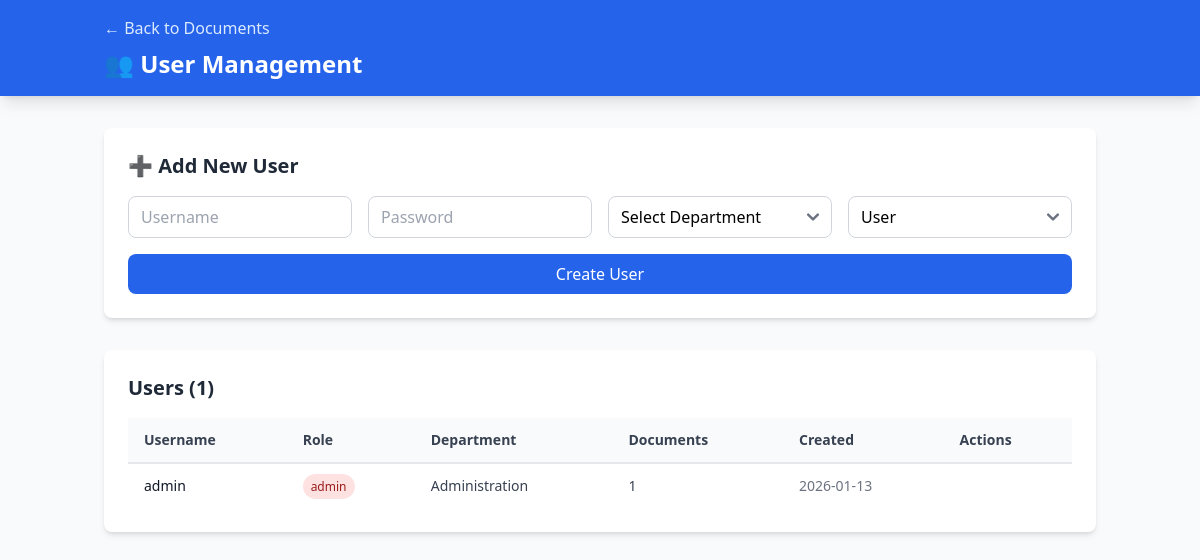
Page /users (signed in) on the earlier database version.
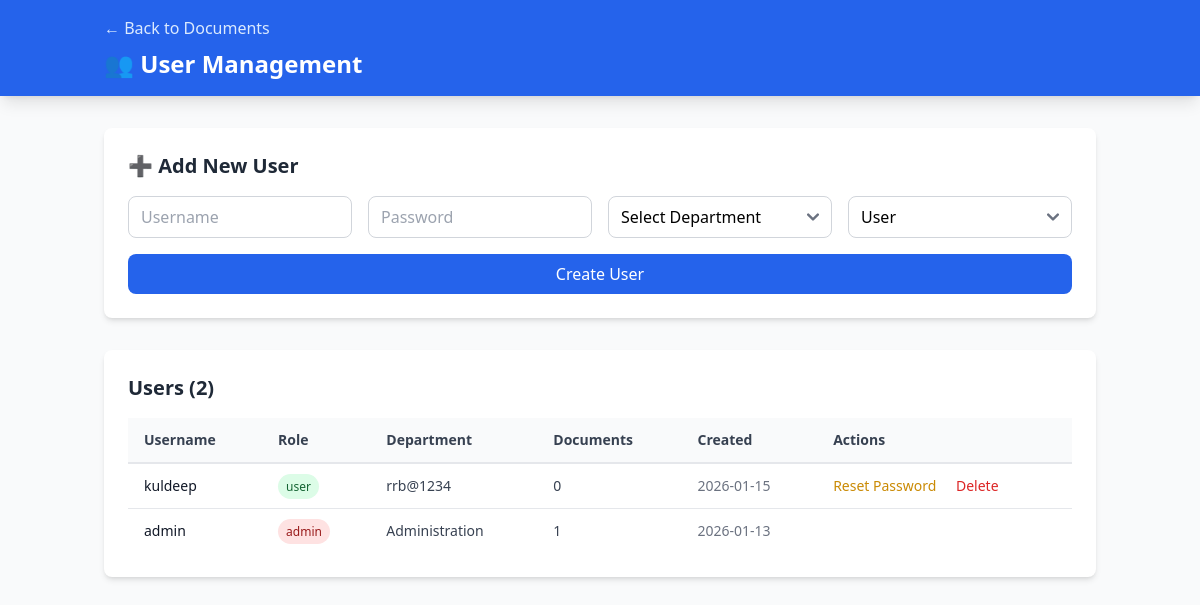
Same page on the later database version.
### app.py (models this page shows)
class User(UserMixin, db.Model):
    id = db.Column(db.Integer, primary_key=True)
    username = db.Column(db.String(80), unique=True, nullable=False)
    password_hash = db.Column(db.String(255), nullable=False)
    role = db.Column(db.String(20), nullable=False, default='user')  # admin, user
    department = db.Column(db.String(100))
    created_at = db.Column(db.DateTime, default=datetime.utcnow)

### app.py (the view)
@app.route('/users')
@login_required
def users():
    if current_user.role != 'admin':
        flash('Access denied. Admin only.', 'error')
        return redirect(url_for('index'))
    all_users = User.query.order_by(User.created_at.desc()).all()
    return render_template("USERS_TEMPLATE.html", users=all_users)

### app.py (called while the page is built)
@login_manager.user_loader
def load_user(user_id):
    return User.query.get(int(user_id))

### templates/USERS_TEMPLATE.html (shortened to what the changed rows need)
<!DOCTYPE html>
<html lang="en">
<head>
    <script src="https://cdn.tailwindcss.com"></script>
    <link href="https://cdn.jsdelivr.net/npm/flowbite@2.5.2/dist/flowbite.min.css" rel="stylesheet" />
</head>
<body class="bg-gray-50">
    <nav class="bg-blue-600 text-white shadow-lg">
        <div class="container mx-auto px-4 py-4">
            <h1 class="text-2xl font-bold mt-2">👥 User Management</h1>
        </div>
    </nav>
    <div class="container mx-auto px-4 py-8">
        <div class="bg-white rounded-lg shadow-md p-6 mb-8">
            <h2 class="text-xl font-semibold mb-4 text-gray-800">➕ Add New User</h2>
        </div>
        <div class="bg-white rounded-lg shadow-md p-6">
            <h2 class="text-xl font-semibold mb-4 text-gray-800">Users ({{ users|length }})</h2>
            <div class="overflow-x-auto">
                <table class="w-full">
                    <thead class="bg-gray-50 border-b-2 border-gray-200">
                        <tr>
                            <th class="px-4 py-3 text-left text-sm font-semibold text-gray-700">Username</th>
                            <th class="px-4 py-3 text-left text-sm font-semibold text-gray-700">Role</th>
                            <th class="px-4 py-3 text-left text-sm font-semibold text-gray-700">Department</th>
                            <th class="px-4 py-3 text-left text-sm font-semibold text-gray-700">Documents</th>
                            <th class="px-4 py-3 text-left text-sm font-semibold text-gray-700">Created</th>
                            <th class="px-4 py-3 text-left text-sm font-semibold text-gray-700">Actions</th>
                        </tr>
                    </thead>
                    <tbody class="divide-y divide-gray-200">
                        {% for user in users %}
                        <tr class="hover:bg-gray-50">
                            <td class="px-4 py-3 text-sm font-medium text-gray-900">{{ user.username }}</td>
                            <td class="px-4 py-3 text-sm">
                                <span class="px-2 py-1 {% if user.role == 'admin' %}bg-red-100 text-red-800{% else %}bg-green-100 text-green-800{% endif %} rounded-full text-xs font-medium">
                                    {{ user.role }}
                                </span>
                            </td>
                            <td class="px-4 py-3 text-sm text-gray-700">{{ user.department or 'N/A' }}</td>
                            <td class="px-4 py-3 text-sm text-gray-700">{{ user.documents|length }}</td>
                            <td class="px-4 py-3 text-sm text-gray-500">{{ user.created_at.strftime('%Y-%m-%d') }}</td>
                            <td class="px-4 py-3 text-sm">
                                {% if user.id != current_user.id %}
                                <form method="POST" action="{{ url_for('reset_user_password', user_id=user.id) }}" style="display:inline" onsubmit="return confirm('Reset password for {{ user.username }}?')">
                                    <button type="submit" class="text-yellow-600 hover:text-yellow-800 font-medium mr-4">Reset Password</button>
                                </form>
                                <a href="{{ url_for('delete_user', user_id=user.id) }}"
                                   onclick="return confirm('Delete user {{ user.username }}?')"
                                   class="text-red-600 hover:text-red-800 font-medium">Delete</a>
                                {% endif %}
                            </td>
                        </tr>
                        {% endfor %}
                    </tbody>
                </table>
            </div>
        </div>
    </div>
</body>
</html>

Differences in the rows shown:
added User: username "kuldeep", role "user", department "rrb@1234", documents|length "0", created_at "2026-01-15"
Other differences:
{{ users|length }}: "1" → "2"
